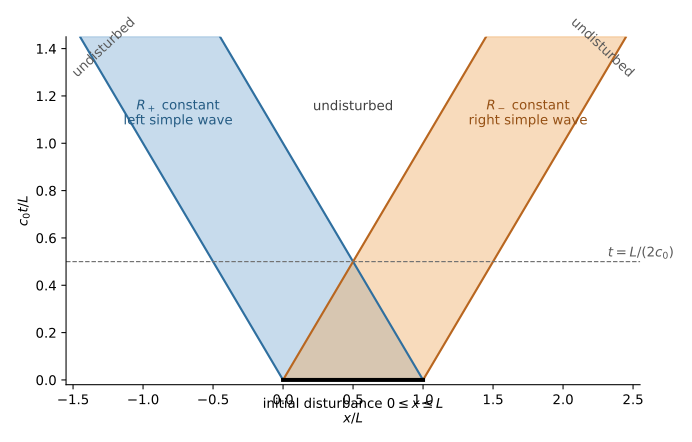

Write the Python code that produced this figure.
#!/usr/bin/env python3
"""Draw the eventual separation of two simple waves for 2020 II Paper 4, Q39."""

from pathlib import Path

import matplotlib.pyplot as plt
import numpy as np


OUTPUT = Path(__file__).with_suffix(".svg")
plt.rcParams["svg.hashsalt"] = "codex-wiki"

# Dimensionless axes use L=c_0=1, so separation occurs at t=1/2.
t = np.linspace(0.0, 1.45, 300)
fig, ax = plt.subplots(figsize=(7.2, 4.6))

left_outer = -t
left_inner = 1.0 - t
right_inner = t
right_outer = 1.0 + t

ax.fill_betweenx(t, left_outer, left_inner, color="#79a9d1", alpha=0.42)
ax.fill_betweenx(t, right_inner, right_outer, color="#efaa61", alpha=0.42)
for x, color in (
    (left_outer, "#2f6f9f"),
    (left_inner, "#2f6f9f"),
    (right_inner, "#b86620"),
    (right_outer, "#b86620"),
):
    ax.plot(x, t, color=color, linewidth=1.6)

ax.plot([0.0, 1.0], [0.0, 0.0], color="black", linewidth=3.0)
ax.axhline(0.5, color="0.45", linestyle="--", linewidth=0.9)
ax.text(0.5, -0.075, "initial disturbance $0\\leq x\\leq L$", ha="center", va="top")
ax.text(-0.75, 1.08, "$R_+$ constant\nleft simple wave", ha="center", color="#245b83")
ax.text(1.75, 1.08, "$R_-$ constant\nright simple wave", ha="center", color="#955014")
ax.text(0.5, 1.14, "undisturbed", ha="center", color="0.25")
ax.text(-1.28, 1.28, "undisturbed", rotation=43, ha="center", color="0.35")
ax.text(2.28, 1.28, "undisturbed", rotation=-43, ha="center", color="0.35")
ax.text(2.32, 0.51, "$t=L/(2c_0)$", va="bottom", color="0.35")

ax.set_xlabel("$x/L$")
ax.set_ylabel("$c_0t/L$")
ax.set_xlim(-1.55, 2.55)
ax.set_ylim(-0.02, 1.45)
ax.spines[["top", "right"]].set_visible(False)
fig.tight_layout()
fig.savefig(OUTPUT, metadata={"Date": None})
